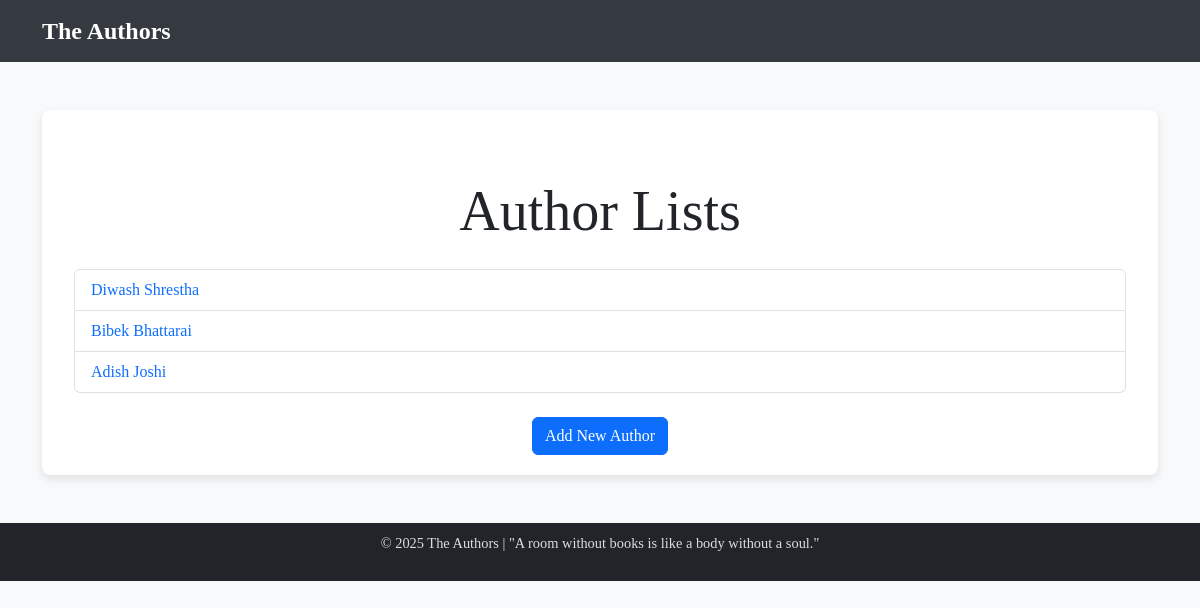
/author/, run on an earlier commit of the app's database.
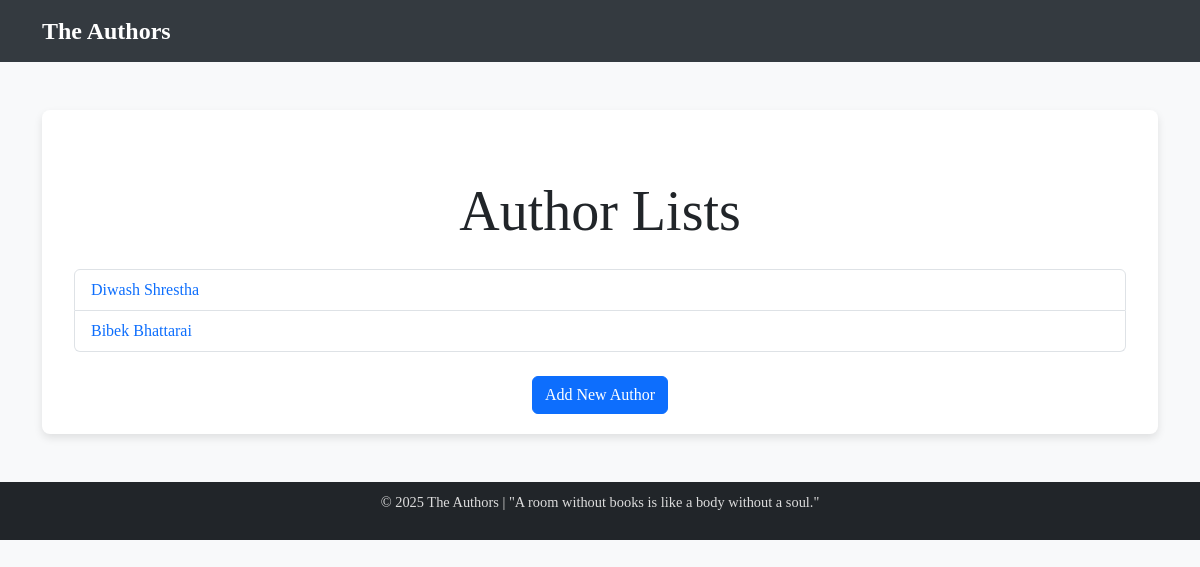
And on a later commit of the database.
### author/models.py (models this page shows, shortened)
class Author(models.Model):
    user = models.OneToOneField(User, on_delete=models.CASCADE)
    name = models.CharField(max_length=100, blank=True)
    bio = models.TextField(blank=True)
    email = models.EmailField(blank=True, null=True)
    age = models.IntegerField(blank=True, null=True)
    created_at = models.DateTimeField(auto_now_add=True)
    updated_at = models.DateTimeField(auto_now=True)

### author/views.py (the view)
# urls.py: path('',views.author_list, name='author_list'),
def author_list(request):
    authors = Author.objects.all()
    return render(request,'author_list.html',{'authors':authors})

### templates/author_list.html (shortened to what this page needs)
{% extends "base_author.html" %}
{% block content %}
<div class="container mt-5">
    <h1 class="display-4 text-center mb-4">Author Lists</h1>
    <ul class="list-group">
        {% for author in authors %}
        <li class="list-group-item d-flex justify-content-between align-items-center">
            <a href="{{ author.id }}/" class="text-decoration-none">{{ author.name }}</a>
        </li>
        {% endfor %}
    </ul>
    <div class="text-center mt-4">
        <a href="add/" class="btn btn-primary">Add New Author</a>
    </div>
</div>
{% endblock content %}

What changed in the data, as far as the page shows it:
removed Author: name "Adish Joshi"
